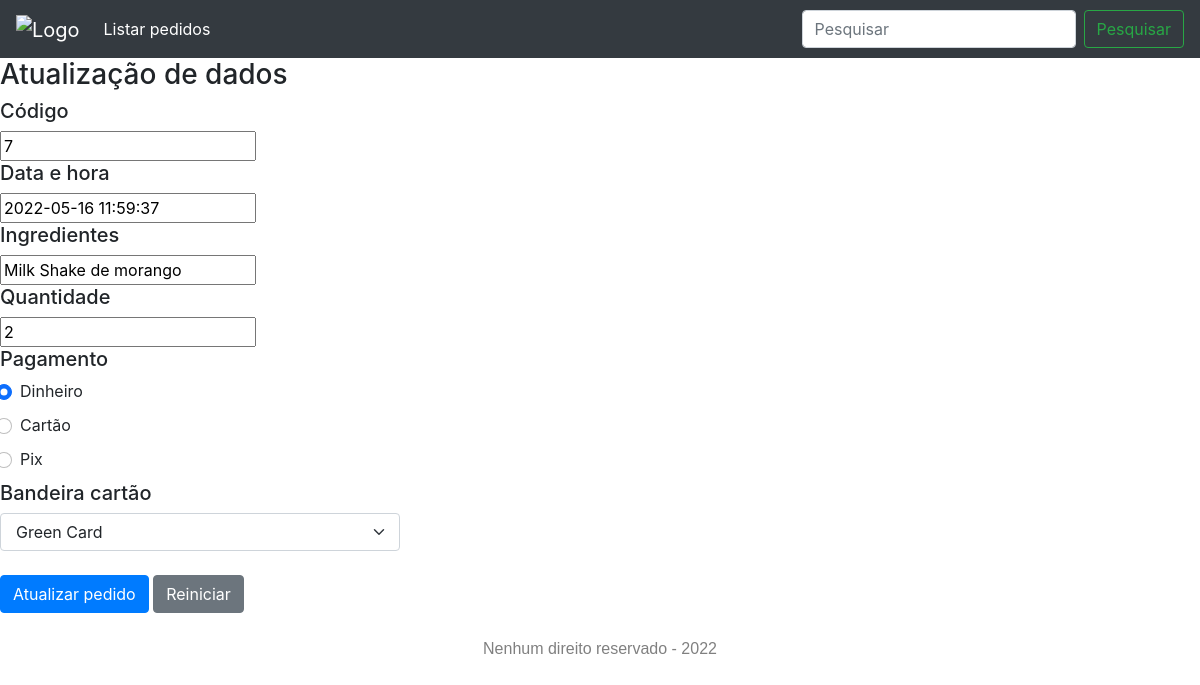
Screenshot of /public/atualiza.php?cod=7 with the database file from the repository.
### tables this page shows
CREATE TABLE `pedidos` (
  `cod` int(11) NOT NULL,
  `data_hora` datetime DEFAULT NULL,
  `ingredientes` text DEFAULT NULL,
  `qtde` int(11) DEFAULT NULL,
  `pgto` varchar(20) DEFAULT NULL,
  `card_flag` varchar(20) DEFAULT NULL
);

### src/model/Database.php (called while the page is built, shortened)
<?php
class Database {
   private $connection;
   private function connect()
   {
       $this->connection = new PDO(
           'mysql:'.
           'host='.MYSQL_SERVER.';'.
           'dbname='.MYSQL_DATABASE.';'.
           'charset='.MYSQL_CHARSET.';'.
           'port='.MYSQL_PORT,
           MYSQL_USER,
           MYSQL_PASS,
           array(PDO::ATTR_PERSISTENT => true)
       );
       $this->connection->setAttribute(PDO::ATTR_ERRMODE, PDO::ERRMODE_WARNING);
   }
   private function disconnect()
   {
       $this->connection = null;
   }
   public function select($sql, $parameters = null)
   {
        $result = null;
        try {
            if(!empty($parameters)){
                $myExecute = $this->connection->prepare($sql);
                $myExecute->execute($parameters);
                $result = $myExecute->fetchAll(PDO::FETCH_CLASS);
            } else {
                $myExecute = $this->connection->prepare($sql);
                $myExecute->execute();
                $result = $myExecute->fetchAll(PDO::FETCH_CLASS);
            }
        } catch (PDOException $error) {
            var_dump($error);
            return false;
        }
        return $result;
   }
}

### public/atualiza.php (the view, shortened to what this page needs)
<?php
require_once "../src/views/header_nav.php";
if( isset($_GET['cod']) ) {
    $cod = $_GET['cod'];
} else {
    header('location: ../public/lista.php');
}
require_once "../src/model/Database.php";
$db = new Database();
$resultDb = $db->select(
    "SELECT * FROM pedidos WHERE cod = $cod; "
);
?>
<form method="post" action="../data/save.php">
    <h3>Atualização de dados</h3>
    <h5>Código</h5>
    <input type="text" name="cod" value="<?= $resultDb[0]->cod ?>" readonly />
    <h5>Data e hora</h5>
    <input type="text" name="data_hora" value="<?= $resultDb[0]->data_hora ?>" readonly />
    <h5>Ingredientes</h5>
    <input type="text" name="ingredientes" value="<?= $resultDb[0]->ingredientes ?>" />
    <h5>Quantidade</h5>
    <input type="number" name="qtde" value="<?= $resultDb[0]->qtde ?>" min="1" />
    <h5>Pagamento</h5>
        <div class="form-check">
            <input type="radio" class="form-check-input" value="dinheiro" name="pgto" id="dinheiro" <?= ($resultDb[0]->pgto == 'dinheiro') ? 'checked' : '' ?> />
            <label for="dinheiro">Dinheiro</label>
        </div>
        <div class="form-check">
            <input type="radio" class="form-check-input" value="cartao" name="pgto" id="cartao" <?= ($resultDb[0]->pgto == 'cartao') ? 'checked' : '' ?> />
            <label for="cartao">Cartão</label>
        </div>
        <div class="form-check">
            <input type="radio" class="form-check-input" value="pix" name="pgto" id="pix" <?= ($resultDb[0]->pgto == 'pix') ? 'checked' : '' ?> />
            <label for="pix">Pix</label>
        </div>
    <h5>Bandeira cartão</h5>
        <select name="card-flag" class="form-select col-lg-4 col-sm-4">
            <option value="<?= $resultDb[0]->card_flag ?>"> <?= $resultDb[0]->card_flag ?> </option>
        </select>
    <br>
    <input type="submit" value="Atualizar pedido" class="btn btn-primary"/>
    <input type="reset" value="Reiniciar" class="btn btn-secondary"/>
</form>
<?php require_once "../src/views/footer.php"; ?>

### rows the page displays
pedidos: cod "7", data_hora "2022-05-16 11:59:37", ingredientes "Milk Shake de morango", qtde "2", pgto "☑ Dinheiro", pgto "☐ Cartão", pgto "☐ Pix", card-flag "Green Card"
